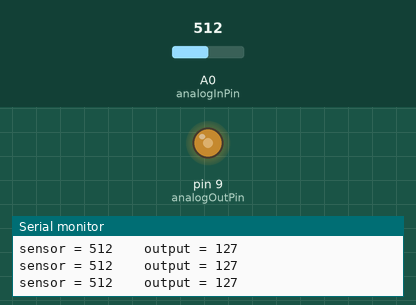
The sketch below on a simulated Arduino Uno, built with avr-gcc and run on an emulated ATmega328P. Shown: output pins drawn as LEDs (lit = HIGH), the last lines printed to the serial monitor. The test bench sets the inputs (shaded band); at power-on: A0 (analogInPin) = 512.

Above: at 1.2 s.
1.3 s: A0 (analogInPin) set to 417
At 2.5 s:
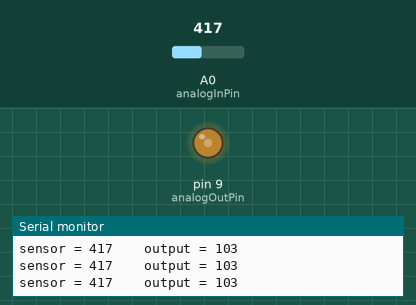
2.8 s: A0 (analogInPin) set to 392
At 3.5 s:
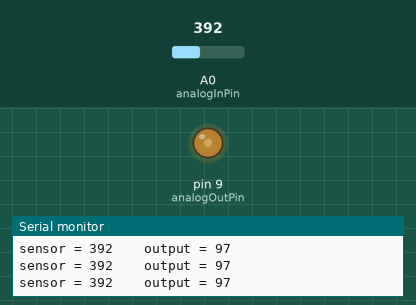
5.8 s: A0 (analogInPin) set to 716
At 6.5 s:
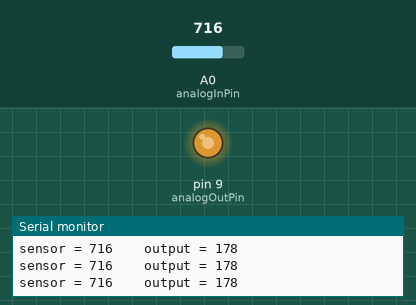
7.3 s: A0 (analogInPin) set to 983
At 8.5 s:
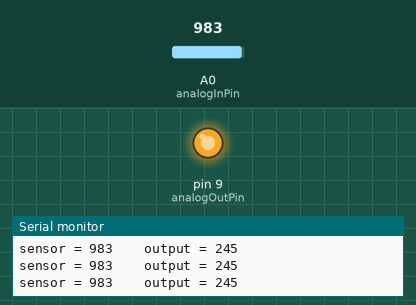
8.8 s: A0 (analogInPin) set to 1018
At 9.8 s:
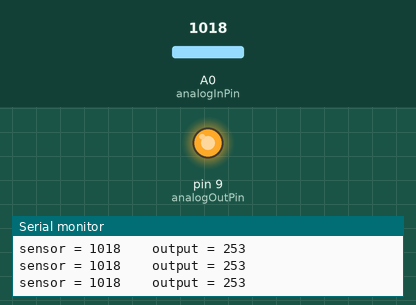
11.8 s: A0 (analogInPin) set to 122
At 13.1 s:
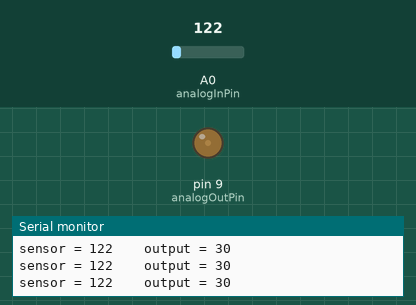
Timing chart, 0 to 14.3 s (numbered marks = the images above; inputs shaded):
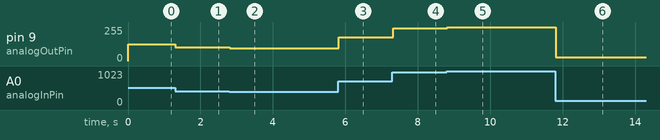

Measured:
- after the input at 1.3 s, pin 9 (analogOutPin): 127/255 → 103/255 at once
- after the input at 2.8 s, pin 9 (analogOutPin): 103/255 → 97/255 at once
- after the input at 5.8 s, pin 9 (analogOutPin): 97/255 → 178/255 at once
- after the input at 7.3 s, pin 9 (analogOutPin): 178/255 → 245/255 at once
- after the input at 8.8 s, pin 9 (analogOutPin): 245/255 → 253/255 at once
- after the input at 11.8 s, pin 9 (analogOutPin): 253/255 → 30/255 at once

The sketch:

led_control.ino
```cpp
const int analogInPin = A0;
const int analogOutPin = 9;
int sensorValue = 0;
int outputValue = 0;

void setup() {
  Serial.begin(9600);
}

void loop() {
// 读取旋转电位计的数值
  sensorValue = analogRead(analogInPin);
// 转换电位计的数值范围，
// 将0～1023数值范围映射到0～255
  outputValue = map(sensorValue, 0, 1023, 0, 255);
// 将转换后的数值，应用给LED神灯，
// 以此控制LED神灯的亮度。
  analogWrite(analogOutPin, outputValue);
  Serial.print("sensor = ");
  Serial.print(sensorValue);
  Serial.print("    output = ");
  Serial.println(outputValue);

  delay(2);
}
```
